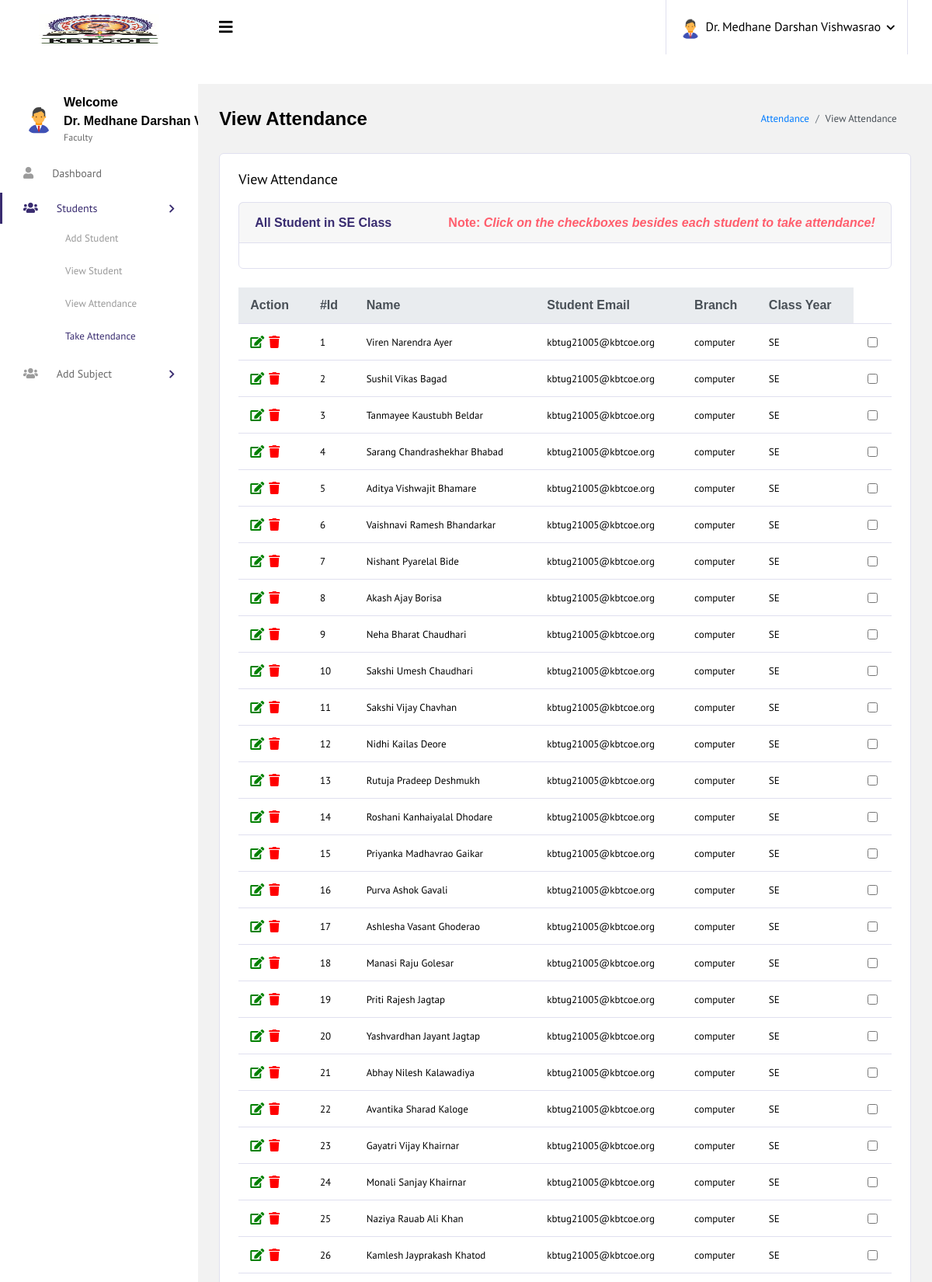
The app's page /Faculty/update_attendance.php (signed in, upper part) with its own data.
### tables this page shows
CREATE TABLE `stud_attend` (
  `s_id` int NOT NULL,
  `s_name` varchar(50) DEFAULT NULL,
  `s_email` varchar(50) DEFAULT NULL,
  `s_branch` varchar(50) DEFAULT NULL,
  `s_class_year` varchar(50) DEFAULT NULL,
  `s_attendance` varchar(50) DEFAULT NULL,
  `s_status` varchar(50) DEFAULT NULL,
  `s_generated_time` timestamp NOT NULL DEFAULT CURRENT_TIMESTAMP ON UPDATE CURRENT_TIMESTAMP
);

### Faculty/update_attendance.php (the view, shortened to what this page needs)
<!DOCTYPE html>
<html lang="en">
<head>
</head>
<button type="button" class="btn btn-primary" data-bs-toggle="modal" data-bs-target="#exampleModal">
</button>
<head>
  <link rel="stylesheet" href="vendors/iconfonts/font-awesome/css/all.min.css">
  <link rel="stylesheet" href="vendors/css/vendor.bundle.base.css">
  <link rel="stylesheet" href="vendors/css/vendor.bundle.addons.css">
  <link rel="stylesheet" href="css/style.css">
</head>
<body>
  <div class="container-scroller">
      <?php include "header.php";?>
    <div class="container-fluid page-body-wrapper">
      <?php include "navbar.php";?>
      <div class="main-panel">
        <div class="content-wrapper">
          <div class="page-header">
            <h3 class="page-title">
              View Attendance
            </h3>
            <nav aria-label="breadcrumb">
              <ol class="breadcrumb">
                <li class="breadcrumb-item"><a href="#">Attendance</a></li>
                <li class="breadcrumb-item active" aria-current="page">View Attendance</li>
              </ol>
            </nav>
          </div>
          <div class="card">
            <div class="card-body">
              <h4 class="card-title">View Attendance</h4>
              <div class="row">
                <div class="col-12">
                  <div class="table-responsive">
                    <table id="order-listing" class="table">
                      <thead>
        <form method="post">
            <div class="row">
              <div class="col-lg-12">
              <div class="card mb-4">
                <div class="card-header py-3 d-flex flex-row align-items-center justify-content-between">
                  <h6 class="m-0 font-weight-bold text-primary">All Student in SE Class</h6>
                  <h6 class="m-0 font-weight-bold text-danger">Note: <i>Click on the checkboxes besides each student to take attendance!</i></h6>
                </div>
                <div class="table-responsive p-3">
                  <table class="table align-items-center table-flush table-hover">
                    <thead class="thead-light">
                      <tr>
                          <th>Action</th>
                          <th>#Id</th>
                          <th>Name</th>
                          <th>Student Email</th>
                          <th>Branch</th>
                          <th>Class Year</th>
                      </tr>
                    </thead>
                    <tbody>
                  <?php
                      require 'db.php';
                      $select = "select * from stud_attend where s_status ='1'";
                      $rs = $con->query($select);
                      $num = $rs->num_rows;
                      if($num > 0)
                      {
                        while ($data = $rs->fetch_assoc())
                          {
                            echo'
                              <tr>
                                <td style="font-size: 16px;">
                                <a href="update_attendance.php?s_id='.$data["s_id"].'">
                                <i class="fas fa-edit " style="margin-right:3%;color: green" ></i>
                                <!-- <a href="edit_student.php?f_id='.$data["s_id"].'">
                                <i class="fas fa-eye " style="color: blue" ></i> -->
                                <a href="javascript:;" class="del" data-userid = '.$data["s_id"].'><i class="fas fa-trash" style="color: red"></i></a>
                                </td>
                                <td >'.$data["s_id"].'</td>
                                <td >'.$data["s_name"].'</td>
                                <td >'.$data["s_email"].'</td>
                                <td >'.$data["s_branch"].'</td>
                                <td >'.$data["s_class_year"].'</td>
                                <td><input name="check[]" type="checkbox" value=".$data[s_class_year]." class="form-control"></td>
                              </tr>';
                          }
                      }
                      else
                      {
                           echo
                           "<div class='alert alert-danger' role='alert'>
                            No Record Found!
                            </div>";
                      }
                      ?>
                      </tbody>
                    </table>
                    <br>
                    </form>
                  </div>
                </div>
              </div>
            </div>
          </div>
        </div>
      </div>
    </div>
  </div>
</body>
</html>

### records on screen
stud_attend: s_id "1", s_name "Viren Narendra Ayer", s_email "kbtug21005@kbtcoe.org", s_branch "computer", s_class_year "SE"
stud_attend: s_id "2", s_name "Sushil Vikas Bagad", s_email "kbtug21005@kbtcoe.org", s_branch "computer", s_class_year "SE"
stud_attend: s_id "3", s_name "Tanmayee Kaustubh Beldar", s_email "kbtug21005@kbtcoe.org", s_branch "computer", s_class_year "SE"
stud_attend: s_id "4", s_name "Sarang Chandrashekhar Bhabad", s_email "kbtug21005@kbtcoe.org", s_branch "computer", s_class_year "SE"
stud_attend: s_id "5", s_name "Aditya Vishwajit Bhamare", s_email "kbtug21005@kbtcoe.org", s_branch "computer", s_class_year "SE"
stud_attend: s_id "6", s_name "Vaishnavi Ramesh Bhandarkar", s_email "kbtug21005@kbtcoe.org", s_branch "computer", s_class_year "SE"
stud_attend: s_id "7", s_name "Nishant Pyarelal Bide", s_email "kbtug21005@kbtcoe.org", s_branch "computer", s_class_year "SE"
stud_attend: s_id "8", s_name "Akash Ajay Borisa", s_email "kbtug21005@kbtcoe.org", s_branch "computer", s_class_year "SE"
stud_attend: s_id "9", s_name "Neha Bharat Chaudhari", s_email "kbtug21005@kbtcoe.org", s_branch "computer", s_class_year "SE"
stud_attend: s_id "10", s_name "Sakshi Umesh Chaudhari", s_email "kbtug21005@kbtcoe.org", s_branch "computer", s_class_year "SE"
stud_attend: s_id "11", s_name "Sakshi Vijay Chavhan", s_email "kbtug21005@kbtcoe.org", s_branch "computer", s_class_year "SE"
stud_attend: s_id "12", s_name "Nidhi Kailas Deore", s_email "kbtug21005@kbtcoe.org", s_branch "computer", s_class_year "SE"
stud_attend: s_id "13", s_name "Rutuja Pradeep Deshmukh", s_email "kbtug21005@kbtcoe.org", s_branch "computer", s_class_year "SE"
stud_attend: s_id "14", s_name "Roshani Kanhaiyalal Dhodare", s_email "kbtug21005@kbtcoe.org", s_branch "computer", s_class_year "SE"
stud_attend: s_id "15", s_name "Priyanka Madhavrao Gaikar", s_email "kbtug21005@kbtcoe.org", s_branch "computer", s_class_year "SE"
stud_attend: s_id "16", s_name "Purva Ashok Gavali", s_email "kbtug21005@kbtcoe.org", s_branch "computer", s_class_year "SE"
stud_attend: s_id "17", s_name "Ashlesha Vasant Ghoderao", s_email "kbtug21005@kbtcoe.org", s_branch "computer", s_class_year "SE"
stud_attend: s_id "18", s_name "Manasi Raju Golesar", s_email "kbtug21005@kbtcoe.org", s_branch "computer", s_class_year "SE"
stud_attend: s_id "19", s_name "Priti Rajesh Jagtap", s_email "kbtug21005@kbtcoe.org", s_branch "computer", s_class_year "SE"
stud_attend: s_id "20", s_name "Yashvardhan Jayant Jagtap", s_email "kbtug21005@kbtcoe.org", s_branch "computer", s_class_year "SE"
stud_attend: s_id "21", s_name "Abhay Nilesh Kalawadiya", s_email "kbtug21005@kbtcoe.org", s_branch "computer", s_class_year "SE"
stud_attend: s_id "22", s_name "Avantika Sharad Kaloge", s_email "kbtug21005@kbtcoe.org", s_branch "computer", s_class_year "SE"
stud_attend: s_id "23", s_name "Gayatri Vijay Khairnar", s_email "kbtug21005@kbtcoe.org", s_branch "computer", s_class_year "SE"
stud_attend: s_id "24", s_name "Monali Sanjay Khairnar", s_email "kbtug21005@kbtcoe.org", s_branch "computer", s_class_year "SE"
stud_attend: s_id "25", s_name "Naziya Rauab Ali Khan", s_email "kbtug21005@kbtcoe.org", s_branch "computer", s_class_year "SE"
stud_attend: s_id "26", s_name "Kamlesh Jayprakash Khatod", s_email "kbtug21005@kbtcoe.org", s_branch "computer", s_class_year "SE"

### other values on screen
$_SESSION['auth_user_faculty']['user_name'] "Dr. Medhane Darshan Vishwasrao"
$_SESSION['auth_user_faculty']['user_name'] "Dr. Medhane Darshan…"
